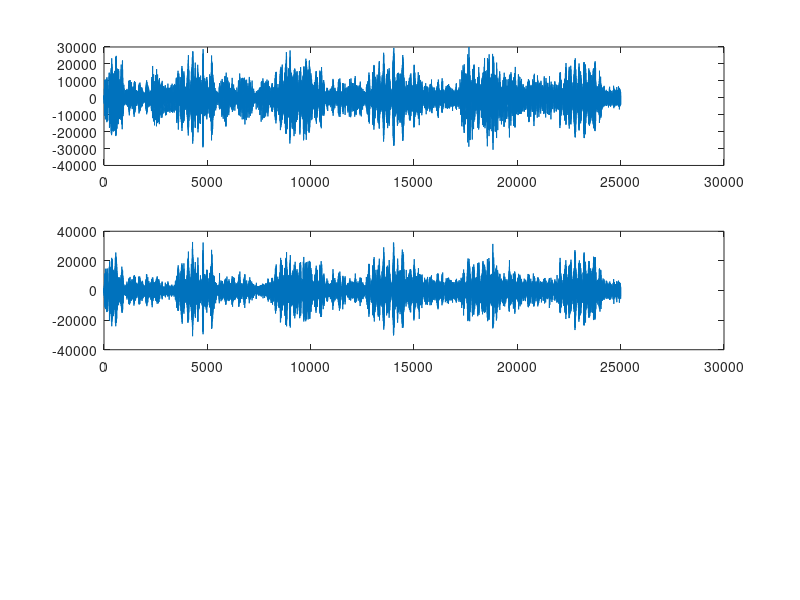

Reproduce this figure in MATLAB. (Note: this script raises an error after producing the figure.)
%% importation des signaux
load parole_bruitee.mat;
load decticelle.mat ;
%% affichage des signaux de la voix bruitée et des decticelles
figure(1),
subplot(311),
plot(d),
subplot(312),
plot(x);

%% écoute de la voix et du decticelle
Fe = 8192;
%soundsc(d);
%pause
%soundsc(x);

soustraction_bruit

